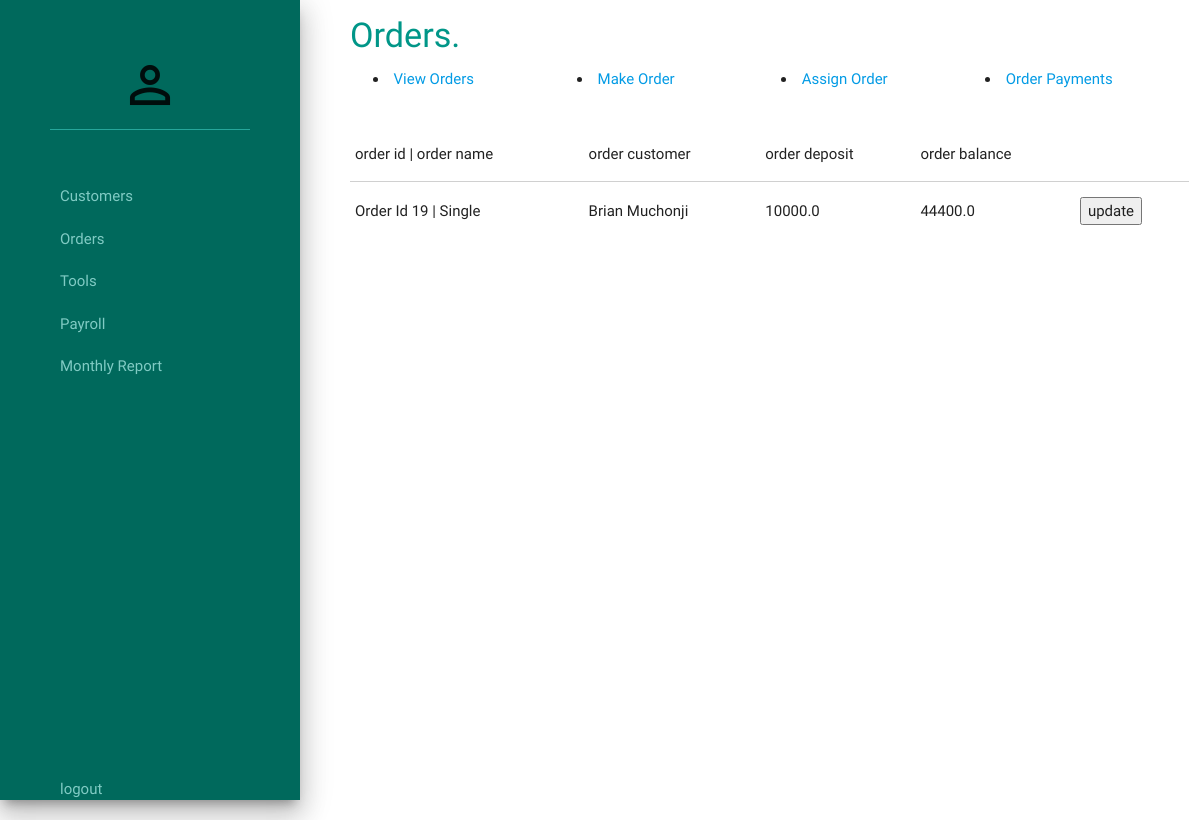
The page /furniture_palace/order_payments/ on the database its author committed.
### order/models.py (models this page shows, shortened)
class OrderPayment(models.Model):
    order = models.OneToOneField(Order,
                                 on_delete=models.CASCADE,
                                 primary_key=True)
    deposit = models.FloatField()
    balance = models.FloatField()
    days_in_store = models.IntegerField(default=0)
    storage_fee = models.FloatField(default=0.00)
    delivery_fee = models.FloatField(default=0.00)
    delivery_or_collection_date = models.DateField(null=True)
    delivered = models.BooleanField(default=False)

class Order(models.Model):
    order_name = models.CharField(max_length=100)
    quantity = models.IntegerField()
    complete_status = models.BooleanField(default=False)
    order_date = models.DateField(auto_now_add=True)
    order_price = models.FloatField(null=True)
    order_completion_date = models.DateField(null=True)
    customer = models.ForeignKey('accounts.Customer', null=False, unique=False)
    carpenter = models.ForeignKey(User, null=True, unique=False)
    temp_carpenter = models.ForeignKey('accounts.TempCarpenter', null=True, unique=False)
    def __str__(self):
        return "Order Id " + str(self.id) + " | " + self.order_name

### accounts/models.py (models this page shows)
class Customer(models.Model):
    customer_name = models.CharField(max_length=100)
    customer_email = models.EmailField(max_length=254, unique=True)
    customer_tel_no = models.CharField(max_length=100)
    customer_address = models.CharField(max_length=255)
    customer_physical_address = models.TextField()
    gold, silver = 'Gold', 'Silver'
    customer_type_choices = (
        (gold, 'GOLD'),
        (silver, 'SILVER'),
    )
    customer_class = models.CharField(
        max_length=15,
        choices=customer_type_choices,
        default=silver,
    )
    def __str__(self):
        return self.customer_name

### order/views.py (the view)
def show_payment_list(request):
    order_payments = get_undelivered_order_payments()
    return render(request, 'order/order_payments_list.html', locals())

### accounts/context_processors.py (called while the page is built)
def username_processor(request):
    username = request.user.username
    return {'username': username}

def furniture_processor(request):
    furniture = Furniture.objects.all()
    return {'furniture': furniture}

### order/order_payments.py (called while the page is built)
def get_undelivered_order_payments():
    order_payments = OrderPayment.objects.all().filter(delivered=False, order__complete_status=True)
    return order_payments

### order/templates/order/order_payments_list.html (shortened to what this page needs)
{% extends "./base.html" %}
{% block heading %}
<div class="heading">
    <h4>Orders.</h4>
</div>
{% endblock %}
{% block content %}
<br>
<table>
    <thead>
        <tr>
            <td>order id | order name</td>
            <td>order customer</td>
            <td>order deposit</td>
            <td>order balance</td>
        </tr>
    </thead>
    <tbody>
    {% for order_payment in order_payments %}
        <tr>
            <td>{{ order_payment.order }}</td>
            <td>{{ order_payment.order.customer }}</td>
            <td>{{ order_payment.deposit }}</td>
            <td>{{ order_payment.balance }}</td>
            <td>
                <form action="{% url 'orders:order_update_page' %}" method="post">
                    <button type="submit">update</button>
                </form>
            </td>
        </tr>
    {% endfor %}
    </tbody>
</table>
{% endblock %}

### accounts/static/css/fp.css (style rules this page uses)
body { overflow: hidden; }
.heading>h4 { color: #009688; }

### rows shown on the page
OrderPayment: order "Order Id 19 | Single", order.customer "Brian Muchonji", deposit "10000.0", balance "44400.0"
